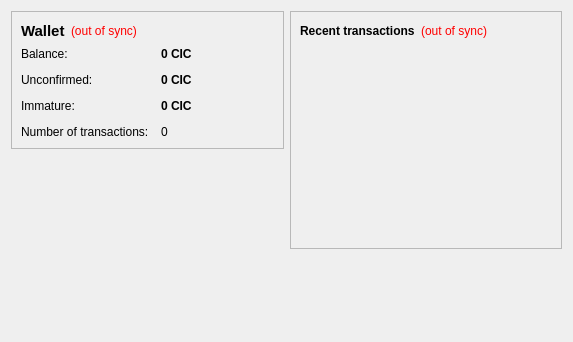
<?xml version="1.0" encoding="UTF-8"?>
<ui version="4.0">
 <class>OverviewPage</class>
 <widget class="QWidget" name="OverviewPage">
  <property name="geometry">
   <rect>
    <x>0</x>
    <y>0</y>
    <width>573</width>
    <height>342</height>
   </rect>
  </property>
  <property name="windowTitle">
   <string>Form</string>
  </property>
  <layout class="QHBoxLayout" name="horizontalLayout" stretch="1,1">
   <item>
    <layout class="QVBoxLayout" name="verticalLayout_2">
     <item>
      <widget class="QFrame" name="frame">
       <property name="frameShape">
        <enum>QFrame::StyledPanel</enum>
       </property>
       <property name="frameShadow">
        <enum>QFrame::Raised</enum>
       </property>
       <layout class="QVBoxLayout" name="verticalLayout_4">
        <item>
         <layout class="QHBoxLayout" name="horizontalLayout_4">
          <item>
           <widget class="QLabel" name="label_5">
            <property name="font">
             <font>
              <pointsize>11</pointsize>
              <weight>75</weight>
              <bold>true</bold>
             </font>
            </property>
            <property name="text">
             <string>Wallet</string>
            </property>
           </widget>
          </item>
          <item>
           <widget class="QLabel" name="labelWalletStatus">
            <property name="toolTip">
             <string>The displayed information may be out of date. Your wallet automatically synchronizes with the CinemaCoin network after a connection is established, but this process has not completed yet.</string>
            </property>
            <property name="styleSheet">
             <string notr="true">QLabel { color: red; }</string>
            </property>
            <property name="text">
             <string notr="true">(out of sync)</string>
            </property>
            <property name="alignment">
             <set>Qt::AlignLeading|Qt::AlignLeft|Qt::AlignVCenter</set>
            </property>
           </widget>
          </item>
          <item>
           <spacer name="horizontalSpacer_2">
            <property name="orientation">
             <enum>Qt::Horizontal</enum>
            </property>
            <property name="sizeHint" stdset="0">
             <size>
              <width>40</width>
              <height>20</height>
             </size>
            </property>
           </spacer>
          </item>
         </layout>
        </item>
        <item>
         <layout class="QFormLayout" name="formLayout_2">
          <property name="fieldGrowthPolicy">
           <enum>QFormLayout::AllNonFixedFieldsGrow</enum>
          </property>
          <property name="horizontalSpacing">
           <number>12</number>
          </property>
          <property name="verticalSpacing">
           <number>12</number>
          </property>
          <item row="0" column="0">
           <widget class="QLabel" name="label">
            <property name="text">
             <string>Balance:</string>
            </property>
           </widget>
          </item>
          <item row="0" column="1">
           <widget class="QLabel" name="labelBalance">
            <property name="font">
             <font>
              <weight>75</weight>
              <bold>true</bold>
             </font>
            </property>
            <property name="cursor">
             <cursorShape>IBeamCursor</cursorShape>
            </property>
            <property name="toolTip">
             <string>Your current balance</string>
            </property>
            <property name="text">
             <string notr="true">0 CIC</string>
            </property>
            <property name="textInteractionFlags">
             <set>Qt::LinksAccessibleByMouse|Qt::TextSelectableByKeyboard|Qt::TextSelectableByMouse</set>
            </property>
           </widget>
          </item>
          <item row="1" column="0">
           <widget class="QLabel" name="label_3">
            <property name="text">
             <string>Unconfirmed:</string>
            </property>
           </widget>
          </item>
          <item row="1" column="1">
           <widget class="QLabel" name="labelUnconfirmed">
            <property name="font">
             <font>
              <weight>75</weight>
              <bold>true</bold>
             </font>
            </property>
            <property name="cursor">
             <cursorShape>IBeamCursor</cursorShape>
            </property>
            <property name="toolTip">
             <string>Total of transactions that have yet to be confirmed, and do not yet count toward the current balance</string>
            </property>
            <property name="text">
             <string notr="true">0 CIC</string>
            </property>
            <property name="textInteractionFlags">
             <set>Qt::LinksAccessibleByMouse|Qt::TextSelectableByKeyboard|Qt::TextSelectableByMouse</set>
            </property>
           </widget>
          </item>
          <item row="3" column="0">
           <widget class="QLabel" name="label_2">
            <property name="text">
             <string>Number of transactions:</string>
            </property>
           </widget>
          </item>
          <item row="3" column="1">
           <widget class="QLabel" name="labelNumTransactions">
            <property name="toolTip">
             <string>Total number of transactions in wallet</string>
            </property>
            <property name="text">
             <string notr="true">0</string>
            </property>
           </widget>
          </item>
          <item row="2" column="0">
           <widget class="QLabel" name="labelImmatureText">
            <property name="text">
             <string>Immature:</string>
            </property>
           </widget>
          </item>
          <item row="2" column="1">
           <widget class="QLabel" name="labelImmature">
            <property name="font">
             <font>
              <weight>75</weight>
              <bold>true</bold>
             </font>
            </property>
            <property name="toolTip">
             <string>Mined balance that has not yet matured</string>
            </property>
            <property name="text">
             <string notr="true">0 CIC</string>
            </property>
            <property name="textInteractionFlags">
             <set>Qt::LinksAccessibleByMouse|Qt::TextSelectableByKeyboard|Qt::TextSelectableByMouse</set>
            </property>
           </widget>
          </item>
         </layout>
        </item>
       </layout>
      </widget>
     </item>
     <item>
      <spacer name="verticalSpacer">
       <property name="orientation">
        <enum>Qt::Vertical</enum>
       </property>
       <property name="sizeHint" stdset="0">
        <size>
         <width>20</width>
         <height>40</height>
        </size>
       </property>
      </spacer>
     </item>
    </layout>
   </item>
   <item>
    <layout class="QVBoxLayout" name="verticalLayout_3">
     <item>
      <widget class="QFrame" name="frame_2">
       <property name="frameShape">
        <enum>QFrame::StyledPanel</enum>
       </property>
       <property name="frameShadow">
        <enum>QFrame::Raised</enum>
       </property>
       <layout class="QVBoxLayout" name="verticalLayout">
        <item>
         <layout class="QHBoxLayout" name="horizontalLayout_2">
          <item>
           <widget class="QLabel" name="label_4">
            <property name="text">
             <string>&lt;b&gt;Recent transactions&lt;/b&gt;</string>
            </property>
           </widget>
          </item>
          <item>
           <widget class="QLabel" name="labelTransactionsStatus">
            <property name="toolTip">
             <string>The displayed information may be out of date. Your wallet automatically synchronizes with the CinemaCoin network after a connection is established, but this process has not completed yet.</string>
            </property>
            <property name="styleSheet">
             <string notr="true">QLabel { color: red; }</string>
            </property>
            <property name="text">
             <string notr="true">(out of sync)</string>
            </property>
            <property name="alignment">
             <set>Qt::AlignRight|Qt::AlignTrailing|Qt::AlignVCenter</set>
            </property>
           </widget>
          </item>
          <item>
           <spacer name="horizontalSpacer">
            <property name="orientation">
             <enum>Qt::Horizontal</enum>
            </property>
            <property name="sizeHint" stdset="0">
             <size>
              <width>40</width>
              <height>20</height>
             </size>
            </property>
           </spacer>
          </item>
         </layout>
        </item>
        <item>
         <widget class="QListView" name="listTransactions">
          <property name="styleSheet">
           <string notr="true">QListView { background: transparent; }</string>
          </property>
          <property name="frameShape">
           <enum>QFrame::NoFrame</enum>
          </property>
          <property name="verticalScrollBarPolicy">
           <enum>Qt::ScrollBarAlwaysOff</enum>
          </property>
          <property name="horizontalScrollBarPolicy">
           <enum>Qt::ScrollBarAlwaysOff</enum>
          </property>
          <property name="selectionMode">
           <enum>QAbstractItemView::NoSelection</enum>
          </property>
         </widget>
        </item>
       </layout>
      </widget>
     </item>
     <item>
      <spacer name="verticalSpacer_2">
       <property name="orientation">
        <enum>Qt::Vertical</enum>
       </property>
       <property name="sizeHint" stdset="0">
        <size>
         <width>20</width>
         <height>40</height>
        </size>
       </property>
      </spacer>
     </item>
    </layout>
   </item>
  </layout>
 </widget>
 <resources/>
 <connections/>
</ui>
